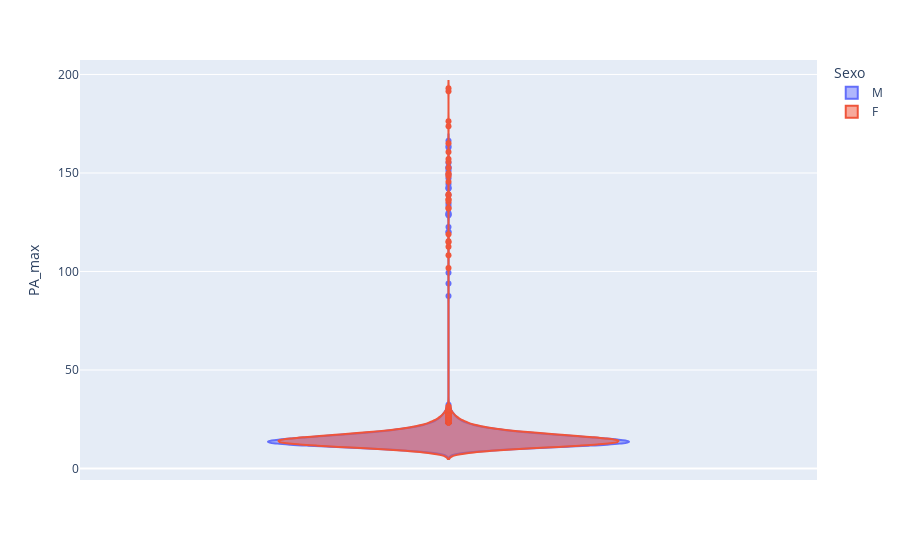

Notebook code cell kept with this figure:
### Code cell
fig = px.violin(df, y="PA_max", color="Sexo", violinmode='overlay')
fig.show()

### Figure 1 — Plotly figure (JSON) as saved in the notebook; plotly's stock layout.template omitted (floating-point values rounded to 4 significant figures; data arrays with more than 128 entries replaced by an {"elided": "..."} marker saying what was removed)
{"data": [{"alignmentgroup": "True", "box": {"visible": false}, "hovertemplate": "Sexo=M<br>PA_max=%{y}<extra></extra>", "legendgroup": "M", "marker": {"color": "#636efa"}, "name": "M", "offsetgroup": "M", "orientation": "v", "scalegroup": "True", "showlegend": true, "type": "violin", "x0": " ", "xaxis": "x", "y": {"elided": "2390 float values"}, "y0": " ", "yaxis": "y"}, {"alignmentgroup": "True", "box": {"visible": false}, "hovertemplate": "Sexo=F<br>PA_max=%{y}<extra></extra>", "legendgroup": "F", "marker": {"color": "#EF553B"}, "name": "F", "offsetgroup": "F", "orientation": "v", "scalegroup": "True", "showlegend": true, "type": "violin", "x0": " ", "xaxis": "x", "y": {"elided": "2520 float values"}, "y0": " ", "yaxis": "y"}], "layout": {"legend": {"title": {"text": "Sexo"}, "tracegroupgap": 0}, "margin": {"t": 60}, "violinmode": "overlay", "xaxis": {"anchor": "y", "domain": [0, 1]}, "yaxis": {"anchor": "x", "domain": [0, 1], "title": {"text": "PA_max"}}}}
